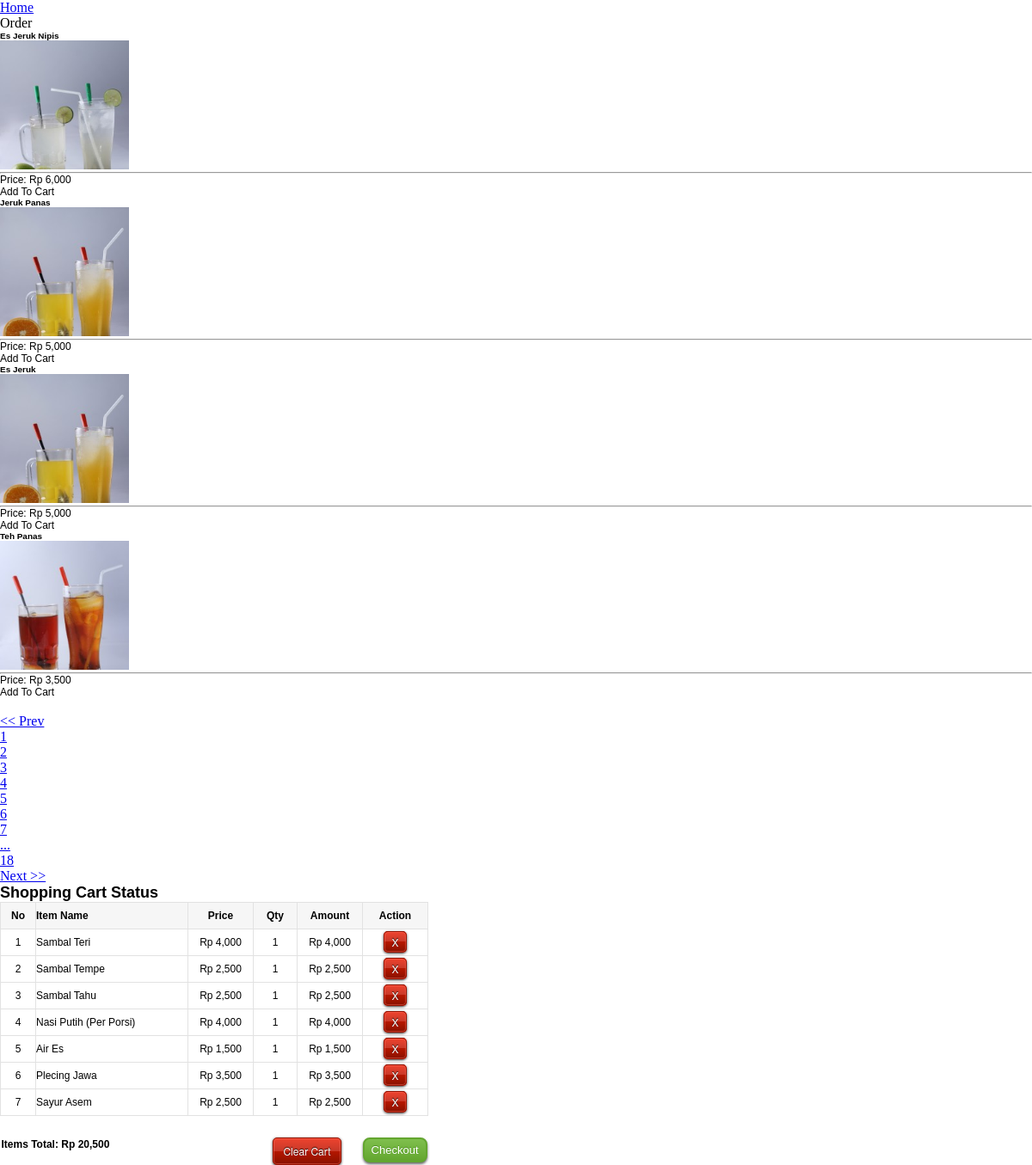
The page /order.php?m=o&page=4 on the database its author committed.
### tables this page shows
CREATE TABLE `products` (
  `id` bigint(11) NOT NULL AUTO_INCREMENT,
  `id_kategori` bigint(11) NOT NULL,
  `name` varchar(200) NOT NULL,
  `description` text NOT NULL,
  `price` varchar(200) NOT NULL,
  `image` varchar(200) NOT NULL,
  PRIMARY KEY (`id`)
);

CREATE TABLE `products_added` (
  `id` int(100) NOT NULL AUTO_INCREMENT,
  `username` varchar(200) NOT NULL,
  `item_added` varchar(200) NOT NULL,
  `price` varchar(100) NOT NULL,
  `quantity` varchar(100) NOT NULL,
  `amount` varchar(100) NOT NULL,
  `date` varchar(100) NOT NULL,
  PRIMARY KEY (`id`)
);

### order.php (the view, shortened to what this page needs)
<link type="text/css" rel="stylesheet" media="all" href="vasplus_programming_blog_shopping_cart_v4.css" />
<div class="main-content-inner">
    <div class="breadcrumbs" id="breadcrumbs">
        <ul class="breadcrumb">
            <li>
                <a href="#">Home</a>
            </li>
            <li class="active">Order</li>
        </ul>
    </div>
    <div class="page-content">
        <div class="row">
            <div class="col-xs-12">
                <div class="row">
                    <div class="col-xs-6 pricing-box">
                        <?php
                        $dataPerPage = 4;
                        if (isset($_GET['page'])) {
                            $noPage = $_GET['page'];
                        } else {
                            $noPage = 1;
                        }
                        $offset = ($noPage - 1) * $dataPerPage;
                        $vpb_check_items = mysql_query("select * from `products` order by `id` desc LIMIT $offset, $dataPerPage");
                        if (mysql_num_rows($vpb_check_items) < 1) {
                            ?>
                            <div id="response" align="center">
                                <div id="vpb_shopping_cart_is_currently_empty" class="well" align="left">
                                    There are no items to display.
                                </div>
                            </div>
                            <?php
                        } else {
                            while ($vpb_get_items = mysql_fetch_array($vpb_check_items)) {
                                ?>
                                <div id="vasplus_programming_blog_shopping_cart_inner_left_wrapper" class="col-xs-5 col-sm-6 pricing-box">
                                    <div class="widget-box widget-color-dark">
                                        <div class="widget-header">
                                            <h5 class="widget-title bigger lighter"><?php echo strip_tags($vpb_get_items['name']); ?></h5>
                                        </div>
                                        <div class="widget-body">
                                            <div class="widget-main">
                                                <ul class="list-unstyled spaced2">
                                                    <li class="text-center">
                                                        <img src="<?php echo strip_tags($vpb_get_items['image']); ?>"  width="150" height="150"/>
                                                    </li>
                                                </ul>
                                                <hr />
                                                <div class="price">
                                                    Price: Rp <?php echo number_format(strip_tags($vpb_get_items['price'])); ?>
                                                </div>
                                            </div>
                                            <div>
                                                <a onclick="vpb_add_to_cart('<?php echo strip_tags($vpb_get_items['name']); ?>', '<?php echo strip_tags($vpb_get_items['price']); ?>', 'add');"  class="btn btn-block btn-primary">
                                                    <span>Add To Cart</span>
                                                </a>
                                            </div>
                                        </div>
                                    </div>
                                </div>
                                <?php
                            }
                        }
                        $query = "SELECT COUNT(*) AS jumData FROM products";
                        $hasil = mysql_query($query);
                        $data = mysql_fetch_array($hasil);
                        $jumData = $data['jumData'];
                        $jumPage = ceil($jumData / $dataPerPage);
                        $showPage = "";
                        echo "<br/><ul class='pagination middle'>";
                        if ($noPage > 1) {
                            echo "<li><a href='" . $_SERVER['PHP_SELF'] . "?m=o&page=" . ($noPage - 1) . "'><< Prev</a></li>";
                        }
                        for ($page = 1; $page <= $jumPage; $page++) {
                            if ((($page >= $noPage - 3) && ($page <= $noPage + 3)) || ($page == 1) || ($page == $jumPage)) {
                                if (($showPage != ($jumPage - 1)) && ($page == $jumPage)) {
                                    echo "<li class='disabled'><a href='#'>...</a></li>";
                                }
                                if ($page == $noPage) {
                                    echo "<li class='active'><a href='#'>" . $page . "</a></li>";
                                } else {
                                    echo "<li><a href='" . $_SERVER['PHP_SELF'] . "?m=o&page=" . $page . "'>" . $page . "</a></li>";
                                }
                                $showPage = $page;
                            }
                        }
                        if ($noPage < $jumPage) {
                            echo "<li><a href='" . $_SERVER['PHP_SELF'] . "?m=o&page=" . ($noPage + 1) . "'>Next >></a></li>";
                        }
                        echo "</ul>";
                        ?>
                    </div>
                    <div class="col-xs-6">
                        <div id="vasplus_programming_blog_shopping_cart_right_wrapper">
                            <h2 class="shopping_cart_status">Shopping Cart Status</h2>
                            <div id="shopping_cart_status">
                                <?php
                                $vpb_check_all_items = mysql_query("select * from `products_added` where `username` = '" . mysql_real_escape_string($_SESSION["REMOTE_ADDR"]) . "' order by `id` asc");
                                if (mysql_num_rows($vpb_check_all_items) < 1) {
                                    ?>
                                    <div id="response" align="center">
                                        <div id="vpb_shopping_cart_is_currently_empty" class="well" align="left">
                                            Your shopping cart is empty
                                        </div></div>
                                    <?php
                                } else {
                                    $vpb_check_itemsTotal = mysql_query("select sum(amount) as `items_total` from `products_added` where `username` = '" . mysql_real_escape_string($_SESSION["REMOTE_ADDR"]) . "'");
                                    $vpb_get_itemsTotal = mysql_fetch_array($vpb_check_itemsTotal);
                                    $groundtotal = ($vpb_get_itemsTotal["items_total"]);
                                    ?>
                                    <div id="response" align="center" style="float:left;">
                                        <div id="vpb_item_numbers" class="vpb_all_tops">No</div>
                                        <div id="vpb_item_namess" class="vpb_all_tops" align="left">Item Name</div>
                                        <div id="vpb_item_prices" class="vpb_all_tops">Price</div>
                                        <div id="vpb_item_quantities" class="vpb_all_tops">Qty</div>
                                        <div id="vpb_item_amounts" class="vpb_all_tops">Amount</div>
                                        <div id="vpb_item_actions" class="vpb_all_tops">Action</div><br clear="all" />
                                        <?php
                                        $number_of_items = 1;
                                        while ($vpb_get_all_items = mysql_fetch_array($vpb_check_all_items)) {
                                            $item_id = strip_tags($vpb_get_all_items["id"]);
                                            $item_name = strip_tags($vpb_get_all_items["item_added"]);
                                            $price = strip_tags($vpb_get_all_items["price"]);
                                            $quantity = strip_tags($vpb_get_all_items["quantity"]);
                                            $amount = strip_tags($vpb_get_all_items["amount"]);
                                            ?>
                                            <div id="items_cover<?php echo $item_id; ?>" style="">
                                                <div id="vpb_item_numbers" style="border-top:0px solid #FFF;"><?php echo $number_of_items++; ?></div>
                                                <div id="vpb_item_namess" style="border-top:0px solid #FFF;" align="left"><?php echo $item_name; ?></div>
                                                <div id="vpb_item_prices" style="border-top:0px solid #FFF;">Rp <?php echo number_format($price); ?></div>
                                                <div id="vpb_item_quantities" style="border-top:0px solid #FFF;"><?php echo $quantity; ?></div>
                                                <div id="vpb_item_amounts" style="border-top:0px solid #FFF;">Rp <?php echo number_format($amount); ?></div>
                                                <div id="vpb_item_actions" style="padding-bottom:9px; padding-top:9px;border-top:0px solid #FFF;"><a href="javascript:void(0);" style="width:10px; height:10px; padding:3px;padding-left:8px;padding-right:8px; text-decoration:none;" id="vpb_cart_buttons" title="Remove this item" onclick="vpb_remove_this_item('<?php echo $item_id; ?>');">X</a></div>
                                                <br clear="all" /></div>
                                            <?php
                                        }
                                        ?>
                                        <div style="border:1px solid #E2E2E2;border:0px solid #FFF;width:495px;margin-top:25px;">
                                            <div style="width:295px;float:left; padding-top:1px; font-weight:bold;" align="left">
                                                Items Total: Rp <?php echo number_format($groundtotal); ?>
                                            </div>
                                            <div style="width:100px;float:left;" align="right"><input type="button" value="Clear Cart" title="Clear entire cart items" id="vpb_cart_buttons" onclick="vpb_clear_cart('<?php echo $_SESSION["REMOTE_ADDR"]; ?>');" /></div>
                                            <div style="width:100px;float:left;" align="right"><input type="button" value="Checkout" title="Check out to make payment" id="vasplus_p_blog_add_to_cart_button" onclick="vpb_checkout();" /></div>
                                        </div><br clear="all" />
                                        <?php
                                    }
                                    ?>
                                </div>
                            </div>
                        </div>
                    </div>
                </div>
            </div>
        </div>
    </div>
</div>

### vasplus_programming_blog_shopping_cart_v4.css (style rules this page uses)
* { margin: 0;padding: 0; }
#vasplus_programming_blog_shopping_cart_inner_left_wrapper { font-family:Verdana, Geneva, sans-serif; font-size:12px; }
#vasplus_programming_blog_shopping_cart_right_wrapper { font-family:Verdana, Geneva, sans-serif; font-size:12px; }
#vpb_item_numbers { width:40px; height:auto;float:left;border:1px solid #E2E2E2;border-right:0px solid #E2E2E2; padding-top:8px; padding-bottom:8px; }
#vpb_item_namess { width:176px;height:auto;float:left;border:1px solid #E2E2E2;border-right:0px solid #E2E2E2;padding-top:8px; padding-bottom:8px; }
#vpb_item_prices { width:75px;height:auto;float:left;border:1px solid #E2E2E2;border-right:0px solid #E2E2E2;padding-top:8px; padding-bottom:8px; }
#vpb_item_quantities { width:50px;height:auto;float:left;border:1px solid #E2E2E2;border-right:0px solid #E2E2E2;padding-top:8px; padding-bottom:8px; }
#vpb_item_amounts { width:75px;height:auto;float:left;border:1px solid #E2E2E2;border-right:0px solid #E2E2E2;padding-top:8px; padding-bottom:8px; }
#vpb_item_actions { width:75px;height:auto;float:left;border:1px solid #E2E2E2;padding-top:8px; padding-bottom:8px; }
div.vpb_all_tops { font-weight:bold;background:#F6F6F6; }
#vasplus_p_blog_add_to_cart_button { background-color: #7fbf4d; background-image: -webkit-gradient(linear, left top, left bottom, color-stop(0%, #7fbf4d), color-stop(100%, #63a62f)); background-image: -webkit-linear-gradient(top, #7fbf4d, #63a62f); background-image: -moz-linear-gradient(top, #7fbf4d, #63a62f); background-image: -ms-linear-gradient(top, #7fbf4d, #63a62f); background-image: -o-linear-gradient(top, #7fbf4d, #63a62f); background-image: linear-gradient(top, #7fbf4d, #63a62f); border: 2px solid #63a62f;box-shadow: 0 2px 3px #666666;-moz-box-shadow: 0 2px 3px #666666;-webkit-box-shadow: 0 2px 3px #666666; -webkit-border-radius: 8px;-moz-border-radius: 8px;border-radius: 8px; color: #fff; font: 13px/1 "Lucida Grande", "Lucida Sans Unicode", "Lucida Sans", Geneva, Verdana, sans-serif; text-align: center; padding:6px; padding-left: 8px; padding-right: 8px; text-shadow: 0 -1px 0 #4c9021; width: auto; }
#vpb_cart_buttons { background-color: #ee432e; background-image: -webkit-gradient(linear, left top, left bottom, color-stop(0%, #ee432e), color-stop(50%, #c63929), color-stop(50%, #b51700), color-stop(100%, #891100)); background-image: -webkit-linear-gradient(top, #ee432e 0%, #c63929 50%, #b51700 50%, #891100 100%); background-image: -moz-linear-gradient(top, #ee432e 0%, #c63929 50%, #b51700 50%, #891100 100%); background-image: -ms-linear-gradient(top, #ee432e 0%, #c63929 50%, #b51700 50%, #891100 100%); background-image: -o-linear-gradient(top, #ee432e 0%, #c63929 50%, #b51700 50%, #891100 100%); background-image: linear-gradient(top, #ee432e 0%, #c63929 50%, #b51700 50%, #891100 100%); border: 1px solid #951100;box-shadow: 0 2px 3px #951100;-moz-box-shadow: 0 2px 3px #951100;-webkit-box-shadow: 0 2px 3px #951100; -webkit-border-radius: 8px;-moz-border-radius: 8px;border-radius: 8px; border-radius: 5px; -webkit-box-shadow: inset 0px 0px 0px 1px rgba(255, 115, 100, 0.4), 0 1px 3px #333333; box-shadow: inset 0px 0px 0px 1px rgba(255, 115, 100, 0.4), 0 1px 3px #333333; color: #fff; font: 12px/1 "helvetica neue", helvetica, arial, sans-serif; padding: 9px; padding-left: 11px; padding-right: 11px; text-align: center; text-shadow: 0px -1px 1px rgba(0, 0, 0, 0.8); width: auto; }

### rows shown on the page
products: name "Es Jeruk Nipis", image (picture), price "6,000"
products: name "Jeruk Panas", image (picture), price "5,000"
products: name "Es Jeruk", image (picture), price "5,000"
products: name "Teh Panas", image (picture), price "3,500"
products_added: item_added "Sambal Teri", price "4,000", quantity "1", amount "4,000"
products_added: item_added "Sambal Tempe", price "2,500", quantity "1", amount "2,500"
products_added: item_added "Sambal Tahu", price "2,500", quantity "1", amount "2,500"
products_added: item_added "Nasi Putih (Per Porsi)", price "4,000", quantity "1", amount "4,000"
products_added: item_added "Air Es", price "1,500", quantity "1", amount "1,500"
products_added: item_added "Plecing Jawa", price "3,500", quantity "1", amount "3,500"
products_added: item_added "Sayur Asem", price "2,500", quantity "1", amount "2,500"

### other values the page prints
$groundtotal "20,500"
